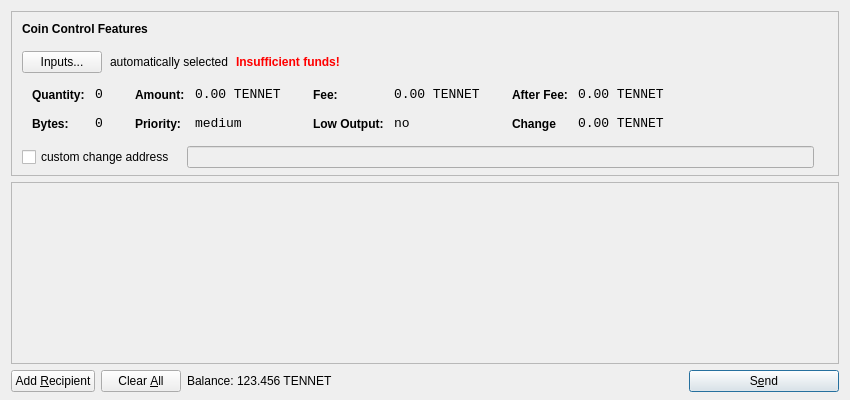
<?xml version="1.0" encoding="UTF-8"?>
<ui version="4.0">
 <class>SendCoinsDialog</class>
 <widget class="QDialog" name="SendCoinsDialog">
  <property name="geometry">
   <rect>
    <x>0</x>
    <y>0</y>
    <width>850</width>
    <height>400</height>
   </rect>
  </property>
  <property name="windowTitle">
   <string>Send Coins</string>
  </property>
  <property name="styleSheet">
   <string notr="true">QListView { background: transparent; }</string>
  </property>
  <layout class="QVBoxLayout" name="verticalLayout" stretch="0,1,0">
   <property name="bottomMargin">
    <number>8</number>
   </property>
   <item>
    <widget class="QFrame" name="frameCoinControl">
     <property name="sizePolicy">
      <sizepolicy hsizetype="Expanding" vsizetype="Expanding">
       <horstretch>0</horstretch>
       <verstretch>0</verstretch>
      </sizepolicy>
     </property>
     <property name="maximumSize">
      <size>
       <width>16777215</width>
       <height>16777215</height>
      </size>
     </property>
     <property name="styleSheet">
      <string notr="true">QListView { background: transparent; }</string>
     </property>
     <property name="frameShape">
      <enum>QFrame::StyledPanel</enum>
     </property>
     <property name="frameShadow">
      <enum>QFrame::Sunken</enum>
     </property>
     <layout class="QVBoxLayout" name="verticalLayoutCoinControl2">
      <property name="spacing">
       <number>6</number>
      </property>
      <property name="leftMargin">
       <number>0</number>
      </property>
      <property name="topMargin">
       <number>0</number>
      </property>
      <property name="rightMargin">
       <number>0</number>
      </property>
      <property name="bottomMargin">
       <number>6</number>
      </property>
      <item>
       <layout class="QVBoxLayout" name="verticalLayoutCoinControl" stretch="0,0,0,0,1">
        <property name="spacing">
         <number>0</number>
        </property>
        <property name="leftMargin">
         <number>10</number>
        </property>
        <property name="topMargin">
         <number>10</number>
        </property>
        <item>
         <layout class="QHBoxLayout" name="horizontalLayoutCoinControl1">
          <property name="bottomMargin">
           <number>15</number>
          </property>
          <item>
           <widget class="QLabel" name="labelCoinControlFeatures">
            <property name="sizePolicy">
             <sizepolicy hsizetype="Preferred" vsizetype="Maximum">
              <horstretch>0</horstretch>
              <verstretch>0</verstretch>
             </sizepolicy>
            </property>
            <property name="font">
             <font>
              <weight>75</weight>
              <bold>true</bold>
             </font>
            </property>
            <property name="styleSheet">
             <string notr="true">font-weight:bold;</string>
            </property>
            <property name="text">
             <string>Coin Control Features</string>
            </property>
           </widget>
          </item>
         </layout>
        </item>
        <item>
         <layout class="QHBoxLayout" name="horizontalLayoutCoinControl2" stretch="0,0,0,0">
          <property name="spacing">
           <number>8</number>
          </property>
          <property name="bottomMargin">
           <number>10</number>
          </property>
          <item>
           <widget class="QPushButton" name="pushButtonCoinControl">
            <property name="styleSheet">
             <string notr="true"/>
            </property>
            <property name="text">
             <string>Inputs...</string>
            </property>
           </widget>
          </item>
          <item>
           <widget class="QLabel" name="labelCoinControlAutomaticallySelected">
            <property name="text">
             <string>automatically selected</string>
            </property>
            <property name="margin">
             <number>5</number>
            </property>
           </widget>
          </item>
          <item>
           <widget class="QLabel" name="labelCoinControlInsuffFunds">
            <property name="font">
             <font>
              <weight>75</weight>
              <bold>true</bold>
             </font>
            </property>
            <property name="styleSheet">
             <string notr="true">color:red;font-weight:bold;</string>
            </property>
            <property name="text">
             <string>Insufficient funds!</string>
            </property>
            <property name="margin">
             <number>5</number>
            </property>
           </widget>
          </item>
          <item>
           <spacer name="horizontalSpacerCoinControl">
            <property name="orientation">
             <enum>Qt::Horizontal</enum>
            </property>
            <property name="sizeHint" stdset="0">
             <size>
              <width>40</width>
              <height>1</height>
             </size>
            </property>
           </spacer>
          </item>
         </layout>
        </item>
        <item>
         <widget class="QWidget" name="widgetCoinControl" native="true">
          <property name="sizePolicy">
           <sizepolicy hsizetype="Preferred" vsizetype="Preferred">
            <horstretch>0</horstretch>
            <verstretch>0</verstretch>
           </sizepolicy>
          </property>
          <property name="minimumSize">
           <size>
            <width>0</width>
            <height>0</height>
           </size>
          </property>
          <property name="styleSheet">
           <string notr="true"/>
          </property>
          <layout class="QHBoxLayout" name="horizontalLayoutCoinControl5">
           <property name="margin">
            <number>0</number>
           </property>
           <item>
            <layout class="QHBoxLayout" name="horizontalLayoutCoinControl3" stretch="0,0,0,1">
             <property name="spacing">
              <number>20</number>
             </property>
             <property name="topMargin">
              <number>0</number>
             </property>
             <property name="bottomMargin">
              <number>10</number>
             </property>
             <item>
              <layout class="QFormLayout" name="formLayoutCoinControl1">
               <property name="horizontalSpacing">
                <number>10</number>
               </property>
               <property name="verticalSpacing">
                <number>14</number>
               </property>
               <property name="leftMargin">
                <number>10</number>
               </property>
               <property name="topMargin">
                <number>4</number>
               </property>
               <property name="rightMargin">
                <number>6</number>
               </property>
               <item row="0" column="0">
                <widget class="QLabel" name="labelCoinControlQuantityText">
                 <property name="styleSheet">
                  <string notr="true">font-weight:bold;</string>
                 </property>
                 <property name="text">
                  <string>Quantity:</string>
                 </property>
                 <property name="margin">
                  <number>0</number>
                 </property>
                </widget>
               </item>
               <item row="0" column="1">
                <widget class="QLabel" name="labelCoinControlQuantity">
                 <property name="font">
                  <font>
                   <family>Monospace</family>
                   <pointsize>10</pointsize>
                  </font>
                 </property>
                 <property name="cursor">
                  <cursorShape>IBeamCursor</cursorShape>
                 </property>
                 <property name="contextMenuPolicy">
                  <enum>Qt::ActionsContextMenu</enum>
                 </property>
                 <property name="text">
                  <string>0</string>
                 </property>
                 <property name="margin">
                  <number>0</number>
                 </property>
                 <property name="textInteractionFlags">
                  <set>Qt::LinksAccessibleByMouse|Qt::TextSelectableByKeyboard|Qt::TextSelectableByMouse</set>
                 </property>
                </widget>
               </item>
               <item row="1" column="0">
                <widget class="QLabel" name="labelCoinControlBytesText">
                 <property name="styleSheet">
                  <string notr="true">font-weight:bold;</string>
                 </property>
                 <property name="text">
                  <string>Bytes:</string>
                 </property>
                </widget>
               </item>
               <item row="1" column="1">
                <widget class="QLabel" name="labelCoinControlBytes">
                 <property name="font">
                  <font>
                   <family>Monospace</family>
                   <pointsize>10</pointsize>
                  </font>
                 </property>
                 <property name="cursor">
                  <cursorShape>IBeamCursor</cursorShape>
                 </property>
                 <property name="contextMenuPolicy">
                  <enum>Qt::ActionsContextMenu</enum>
                 </property>
                 <property name="text">
                  <string>0</string>
                 </property>
                 <property name="textInteractionFlags">
                  <set>Qt::LinksAccessibleByMouse|Qt::TextSelectableByKeyboard|Qt::TextSelectableByMouse</set>
                 </property>
                </widget>
               </item>
              </layout>
             </item>
             <item>
              <layout class="QFormLayout" name="formLayoutCoinControl2">
               <property name="horizontalSpacing">
                <number>10</number>
               </property>
               <property name="verticalSpacing">
                <number>14</number>
               </property>
               <property name="leftMargin">
                <number>6</number>
               </property>
               <property name="topMargin">
                <number>4</number>
               </property>
               <property name="rightMargin">
                <number>6</number>
               </property>
               <item row="0" column="0">
                <widget class="QLabel" name="labelCoinControlAmountText">
                 <property name="styleSheet">
                  <string notr="true">font-weight:bold;</string>
                 </property>
                 <property name="text">
                  <string>Amount:</string>
                 </property>
                 <property name="margin">
                  <number>0</number>
                 </property>
                </widget>
               </item>
               <item row="0" column="1">
                <widget class="QLabel" name="labelCoinControlAmount">
                 <property name="font">
                  <font>
                   <family>Monospace</family>
                   <pointsize>10</pointsize>
                  </font>
                 </property>
                 <property name="cursor">
                  <cursorShape>IBeamCursor</cursorShape>
                 </property>
                 <property name="contextMenuPolicy">
                  <enum>Qt::ActionsContextMenu</enum>
                 </property>
                 <property name="text">
                  <string>0.00 TENNET</string>
                 </property>
                 <property name="textInteractionFlags">
                  <set>Qt::LinksAccessibleByMouse|Qt::TextSelectableByKeyboard|Qt::TextSelectableByMouse</set>
                 </property>
                </widget>
               </item>
               <item row="1" column="0">
                <widget class="QLabel" name="labelCoinControlPriorityText">
                 <property name="styleSheet">
                  <string notr="true">font-weight:bold;</string>
                 </property>
                 <property name="text">
                  <string>Priority:</string>
                 </property>
                </widget>
               </item>
               <item row="1" column="1">
                <widget class="QLabel" name="labelCoinControlPriority">
                 <property name="font">
                  <font>
                   <family>Monospace</family>
                   <pointsize>10</pointsize>
                  </font>
                 </property>
                 <property name="cursor">
                  <cursorShape>IBeamCursor</cursorShape>
                 </property>
                 <property name="contextMenuPolicy">
                  <enum>Qt::ActionsContextMenu</enum>
                 </property>
                 <property name="text">
                  <string>medium</string>
                 </property>
                 <property name="textInteractionFlags">
                  <set>Qt::LinksAccessibleByMouse|Qt::TextSelectableByKeyboard|Qt::TextSelectableByMouse</set>
                 </property>
                </widget>
               </item>
              </layout>
             </item>
             <item>
              <layout class="QFormLayout" name="formLayoutCoinControl3">
               <property name="horizontalSpacing">
                <number>10</number>
               </property>
               <property name="verticalSpacing">
                <number>14</number>
               </property>
               <property name="leftMargin">
                <number>6</number>
               </property>
               <property name="topMargin">
                <number>4</number>
               </property>
               <property name="rightMargin">
                <number>6</number>
               </property>
               <item row="0" column="0">
                <widget class="QLabel" name="labelCoinControlFeeText">
                 <property name="styleSheet">
                  <string notr="true">font-weight:bold;</string>
                 </property>
                 <property name="text">
                  <string>Fee:</string>
                 </property>
                 <property name="margin">
                  <number>0</number>
                 </property>
                </widget>
               </item>
               <item row="0" column="1">
                <widget class="QLabel" name="labelCoinControlFee">
                 <property name="font">
                  <font>
                   <family>Monospace</family>
                   <pointsize>10</pointsize>
                  </font>
                 </property>
                 <property name="cursor">
                  <cursorShape>IBeamCursor</cursorShape>
                 </property>
                 <property name="contextMenuPolicy">
                  <enum>Qt::ActionsContextMenu</enum>
                 </property>
                 <property name="text">
                  <string>0.00 TENNET</string>
                 </property>
                 <property name="textInteractionFlags">
                  <set>Qt::LinksAccessibleByMouse|Qt::TextSelectableByKeyboard|Qt::TextSelectableByMouse</set>
                 </property>
                </widget>
               </item>
               <item row="1" column="0">
                <widget class="QLabel" name="labelCoinControlLowOutputText">
                 <property name="styleSheet">
                  <string notr="true">font-weight:bold;</string>
                 </property>
                 <property name="text">
                  <string>Low Output:</string>
                 </property>
                </widget>
               </item>
               <item row="1" column="1">
                <widget class="QLabel" name="labelCoinControlLowOutput">
                 <property name="font">
                  <font>
                   <family>Monospace</family>
                   <pointsize>10</pointsize>
                  </font>
                 </property>
                 <property name="cursor">
                  <cursorShape>IBeamCursor</cursorShape>
                 </property>
                 <property name="contextMenuPolicy">
                  <enum>Qt::ActionsContextMenu</enum>
                 </property>
                 <property name="text">
                  <string>no</string>
                 </property>
                 <property name="textInteractionFlags">
                  <set>Qt::LinksAccessibleByMouse|Qt::TextSelectableByKeyboard|Qt::TextSelectableByMouse</set>
                 </property>
                </widget>
               </item>
              </layout>
             </item>
             <item>
              <layout class="QFormLayout" name="formLayoutCoinControl4">
               <property name="horizontalSpacing">
                <number>10</number>
               </property>
               <property name="verticalSpacing">
                <number>14</number>
               </property>
               <property name="leftMargin">
                <number>6</number>
               </property>
               <property name="topMargin">
                <number>4</number>
               </property>
               <property name="rightMargin">
                <number>6</number>
               </property>
               <item row="0" column="0">
                <widget class="QLabel" name="labelCoinControlAfterFeeText">
                 <property name="styleSheet">
                  <string notr="true">font-weight:bold;</string>
                 </property>
                 <property name="text">
                  <string>After Fee:</string>
                 </property>
                 <property name="margin">
                  <number>0</number>
                 </property>
                </widget>
               </item>
               <item row="0" column="1">
                <widget class="QLabel" name="labelCoinControlAfterFee">
                 <property name="font">
                  <font>
                   <family>Monospace</family>
                   <pointsize>10</pointsize>
                  </font>
                 </property>
                 <property name="cursor">
                  <cursorShape>IBeamCursor</cursorShape>
                 </property>
                 <property name="contextMenuPolicy">
                  <enum>Qt::ActionsContextMenu</enum>
                 </property>
                 <property name="text">
                  <string>0.00 TENNET</string>
                 </property>
                 <property name="textInteractionFlags">
                  <set>Qt::LinksAccessibleByMouse|Qt::TextSelectableByKeyboard|Qt::TextSelectableByMouse</set>
                 </property>
                </widget>
               </item>
               <item row="1" column="0">
                <widget class="QLabel" name="labelCoinControlChangeText">
                 <property name="styleSheet">
                  <string notr="true">font-weight:bold;</string>
                 </property>
                 <property name="text">
                  <string>Change</string>
                 </property>
                </widget>
               </item>
               <item row="1" column="1">
                <widget class="QLabel" name="labelCoinControlChange">
                 <property name="font">
                  <font>
                   <family>Monospace</family>
                   <pointsize>10</pointsize>
                  </font>
                 </property>
                 <property name="cursor">
                  <cursorShape>IBeamCursor</cursorShape>
                 </property>
                 <property name="contextMenuPolicy">
                  <enum>Qt::ActionsContextMenu</enum>
                 </property>
                 <property name="text">
                  <string>0.00 TENNET</string>
                 </property>
                 <property name="textInteractionFlags">
                  <set>Qt::LinksAccessibleByMouse|Qt::TextSelectableByKeyboard|Qt::TextSelectableByMouse</set>
                 </property>
                </widget>
               </item>
              </layout>
             </item>
            </layout>
           </item>
          </layout>
         </widget>
        </item>
        <item>
         <layout class="QHBoxLayout" name="horizontalLayoutCoinControl4" stretch="0,0,0">
          <property name="spacing">
           <number>12</number>
          </property>
          <property name="sizeConstraint">
           <enum>QLayout::SetDefaultConstraint</enum>
          </property>
          <property name="topMargin">
           <number>5</number>
          </property>
          <property name="rightMargin">
           <number>5</number>
          </property>
          <item>
           <widget class="QCheckBox" name="checkBoxCoinControlChange">
            <property name="text">
             <string>custom change address</string>
            </property>
           </widget>
          </item>
          <item>
           <widget class="QLineEdit" name="lineEditCoinControlChange">
            <property name="enabled">
             <bool>false</bool>
            </property>
            <property name="sizePolicy">
             <sizepolicy hsizetype="Expanding" vsizetype="Fixed">
              <horstretch>0</horstretch>
              <verstretch>0</verstretch>
             </sizepolicy>
            </property>
           </widget>
          </item>
          <item>
           <widget class="QLabel" name="labelCoinControlChangeLabel">
            <property name="sizePolicy">
             <sizepolicy hsizetype="Preferred" vsizetype="Expanding">
              <horstretch>0</horstretch>
              <verstretch>0</verstretch>
             </sizepolicy>
            </property>
            <property name="minimumSize">
             <size>
              <width>0</width>
              <height>0</height>
             </size>
            </property>
            <property name="text">
             <string/>
            </property>
            <property name="margin">
             <number>3</number>
            </property>
           </widget>
          </item>
         </layout>
        </item>
        <item>
         <spacer name="verticalSpacerCoinControl">
          <property name="orientation">
           <enum>Qt::Vertical</enum>
          </property>
          <property name="sizeHint" stdset="0">
           <size>
            <width>800</width>
            <height>1</height>
           </size>
          </property>
         </spacer>
        </item>
       </layout>
      </item>
     </layout>
    </widget>
   </item>
   <item>
    <widget class="QScrollArea" name="scrollArea">
     <property name="widgetResizable">
      <bool>true</bool>
     </property>
     <widget class="QWidget" name="scrollAreaWidgetContents">
      <property name="geometry">
       <rect>
        <x>0</x>
        <y>0</y>
        <width>828</width>
        <height>162</height>
       </rect>
      </property>
      <layout class="QVBoxLayout" name="verticalLayout_2">
       <property name="margin">
        <number>0</number>
       </property>
       <item>
        <layout class="QVBoxLayout" name="entries">
         <property name="spacing">
          <number>6</number>
         </property>
        </layout>
       </item>
       <item>
        <spacer name="verticalSpacer">
         <property name="orientation">
          <enum>Qt::Vertical</enum>
         </property>
         <property name="sizeHint" stdset="0">
          <size>
           <width>20</width>
           <height>40</height>
          </size>
         </property>
        </spacer>
       </item>
      </layout>
     </widget>
    </widget>
   </item>
   <item>
    <layout class="QHBoxLayout" name="horizontalLayout">
     <item>
      <widget class="QPushButton" name="addButton">
       <property name="toolTip">
        <string>Send to multiple recipients at once</string>
       </property>
       <property name="text">
        <string>Add &amp;Recipient</string>
       </property>
       <property name="icon">
        <iconset resource="../bitcoin.qrc">
         <normaloff>:/icons/add</normaloff>:/icons/add</iconset>
       </property>
       <property name="autoDefault">
        <bool>false</bool>
       </property>
      </widget>
     </item>
     <item>
      <widget class="QPushButton" name="clearButton">
       <property name="sizePolicy">
        <sizepolicy hsizetype="Minimum" vsizetype="Fixed">
         <horstretch>0</horstretch>
         <verstretch>0</verstretch>
        </sizepolicy>
       </property>
       <property name="toolTip">
        <string>Remove all transaction fields</string>
       </property>
       <property name="text">
        <string>Clear &amp;All</string>
       </property>
       <property name="icon">
        <iconset resource="../bitcoin.qrc">
         <normaloff>:/icons/remove</normaloff>:/icons/remove</iconset>
       </property>
       <property name="autoRepeatDelay">
        <number>300</number>
       </property>
       <property name="autoDefault">
        <bool>false</bool>
       </property>
      </widget>
     </item>
     <item>
      <layout class="QHBoxLayout" name="horizontalLayout_2">
       <property name="spacing">
        <number>3</number>
       </property>
       <item>
        <widget class="QLabel" name="label">
         <property name="sizePolicy">
          <sizepolicy hsizetype="Preferred" vsizetype="Fixed">
           <horstretch>0</horstretch>
           <verstretch>0</verstretch>
          </sizepolicy>
         </property>
         <property name="text">
          <string>Balance:</string>
         </property>
        </widget>
       </item>
       <item>
        <widget class="QLabel" name="labelBalance">
         <property name="sizePolicy">
          <sizepolicy hsizetype="Preferred" vsizetype="Fixed">
           <horstretch>0</horstretch>
           <verstretch>0</verstretch>
          </sizepolicy>
         </property>
         <property name="cursor">
          <cursorShape>IBeamCursor</cursorShape>
         </property>
         <property name="text">
          <string>123.456 TENNET</string>
         </property>
         <property name="textInteractionFlags">
          <set>Qt::LinksAccessibleByMouse|Qt::TextSelectableByKeyboard|Qt::TextSelectableByMouse</set>
         </property>
        </widget>
       </item>
      </layout>
     </item>
     <item>
      <spacer name="horizontalSpacer">
       <property name="orientation">
        <enum>Qt::Horizontal</enum>
       </property>
       <property name="sizeHint" stdset="0">
        <size>
         <width>40</width>
         <height>20</height>
        </size>
       </property>
      </spacer>
     </item>
     <item>
      <widget class="QPushButton" name="sendButton">
       <property name="minimumSize">
        <size>
         <width>150</width>
         <height>0</height>
        </size>
       </property>
       <property name="toolTip">
        <string>Confirm the send action</string>
       </property>
       <property name="text">
        <string>S&amp;end</string>
       </property>
       <property name="icon">
        <iconset resource="../bitcoin.qrc">
         <normaloff>:/icons/send</normaloff>:/icons/send</iconset>
       </property>
       <property name="default">
        <bool>true</bool>
       </property>
      </widget>
     </item>
    </layout>
   </item>
  </layout>
 </widget>
 <resources>
  <include location="../bitcoin.qrc"/>
 </resources>
 <connections/>
</ui>
